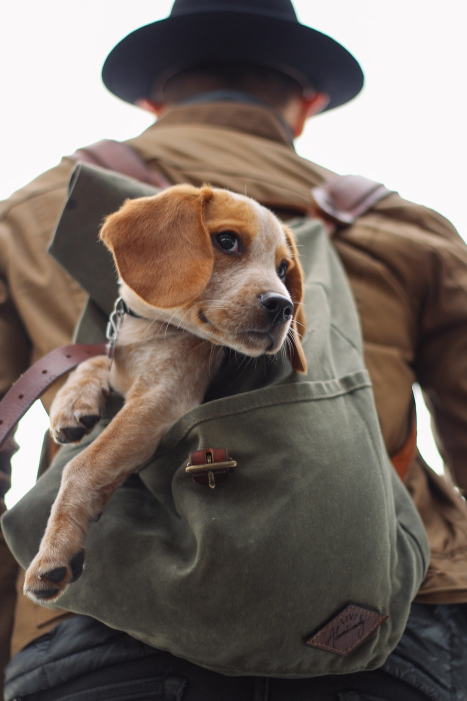
#> input picture 03-ImageProcessing/DATA/dog_backpack.jpg, 934 x 1401 px, given in place of dog_backpack.png, which was not available (shown at 1/2 size)
$ jupyter execute 03b-Blending.ipynb   (shell and % lines are left out)   (text cells are left out)
#> lines starting #> are read from the running program, lines starting #| are printed output that depends on the picture; pictures that were not available may be replaced by others from this repository, and a replacement may not be noted
[cell 1]
import cv2
import matplotlib.pyplot as plt

img1 = cv2.imread('./DATA/dog_backpack.png')
#> img1 is the input picture: shape (1401, 934, 3); mean B, G, R 99.5, 106.7, 118.1
img2 = cv2.imread('./DATA/watermark_no_copy.png')
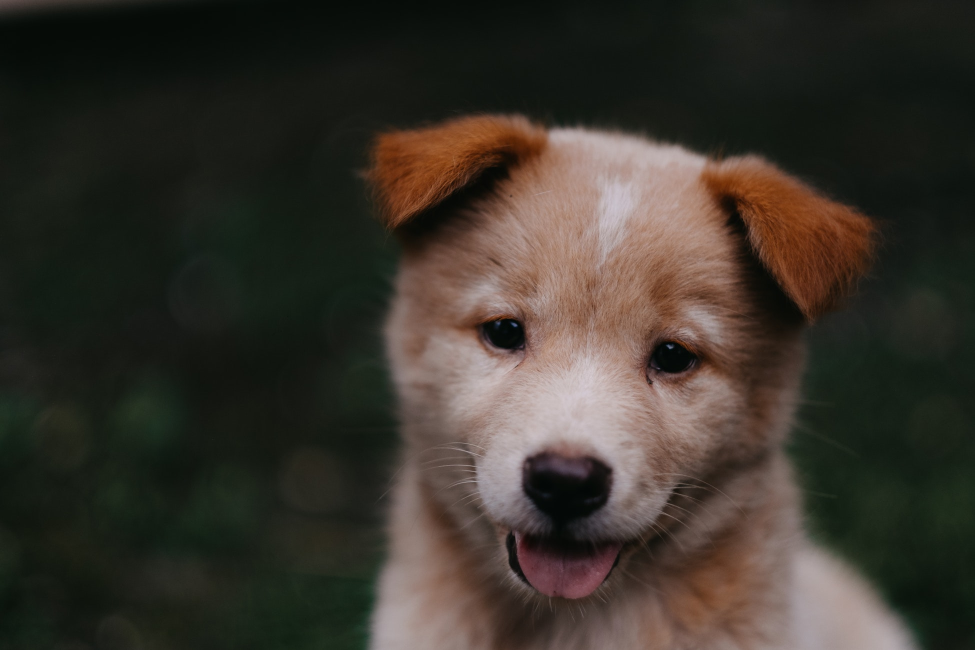
#> input picture 03-ImageProcessing/DATA/00-puppy.jpg, 1950 x 1300 px, given in place of watermark_no_copy.png, which was not available (shown at 1/2 size)
#> img2 is the input picture: shape (1300, 1950, 3); mean B, G, R 43.8, 51.8, 57.3

print(img1.shape)
#| (1401, 934, 3)
print(img2.shape)
#| (1300, 1950, 3)

img1 = cv2.cvtColor(img1, cv2.COLOR_BGR2RGB)
img2 = cv2.cvtColor(img2, cv2.COLOR_BGR2RGB)

[cell 2]
plt.imshow(img1)

[cell 3]
plt.imshow(img2)

[cell 4]
img1 =cv2.resize(img1,(1200,1200))
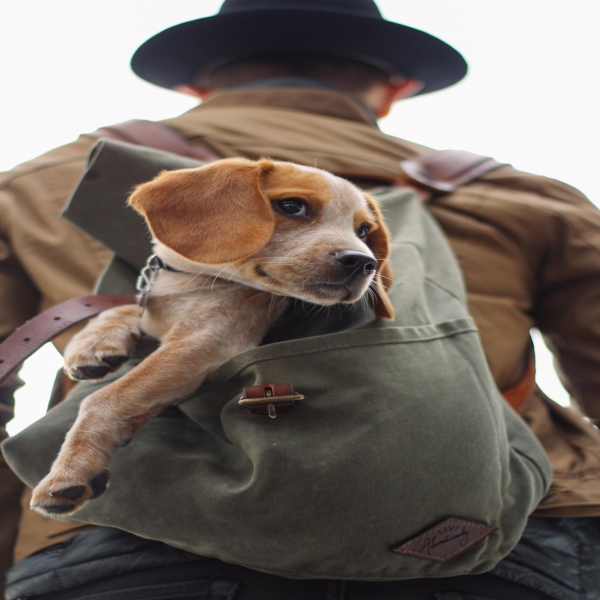
#> img1: shape (1200, 1200, 3) (shown at 1/2 size); mean R, G, B 118, 106.6, 99.4
img2 =cv2.resize(img2,(1200,1200))
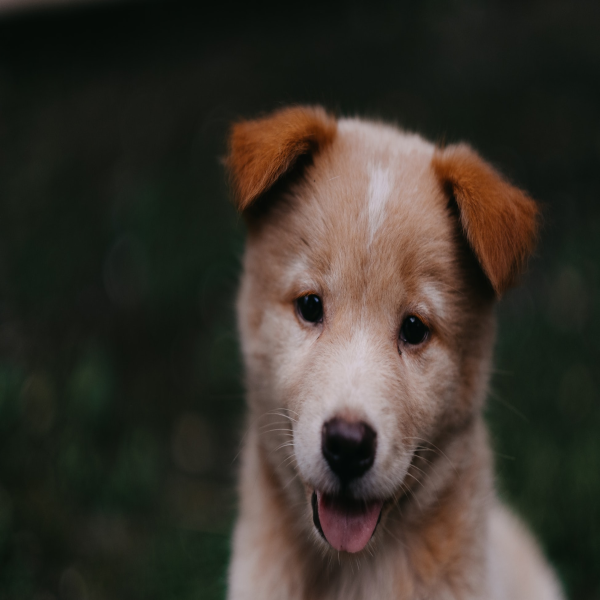
#> img2: shape (1200, 1200, 3) (shown at 1/2 size); mean R, G, B 57.2, 51.8, 43.7

# 𝑖𝑚𝑔1x𝛼 + 𝑖𝑚𝑔2x𝛽 + 𝛾
blended = cv2.addWeighted(src1=img1,alpha=0.7,src2=img2,beta=0.3,gamma=0)
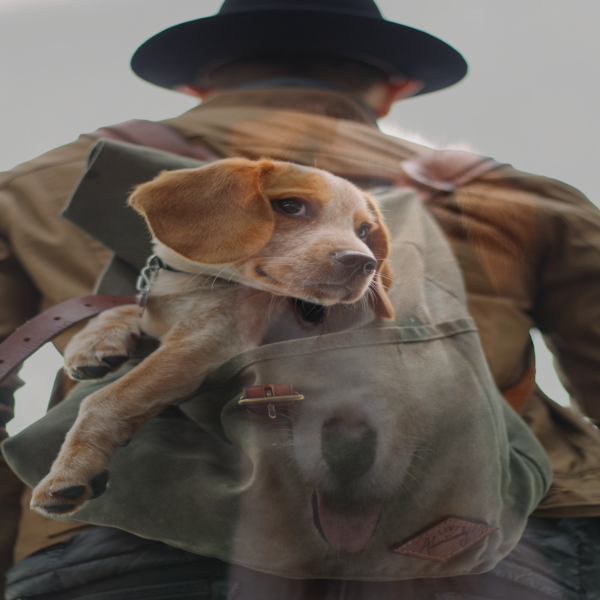
#> blended: shape (1200, 1200, 3) (shown at 1/2 size); mean R, G, B 99.7, 90.1, 82.7
plt.imshow(blended)

[cell 5]
# Load two images
img1 = cv2.imread('./DATA/dog_backpack.png')
img2 = cv2.imread('./DATA/watermark_no_copy.png')
img2 =cv2.resize(img2,(600,600))
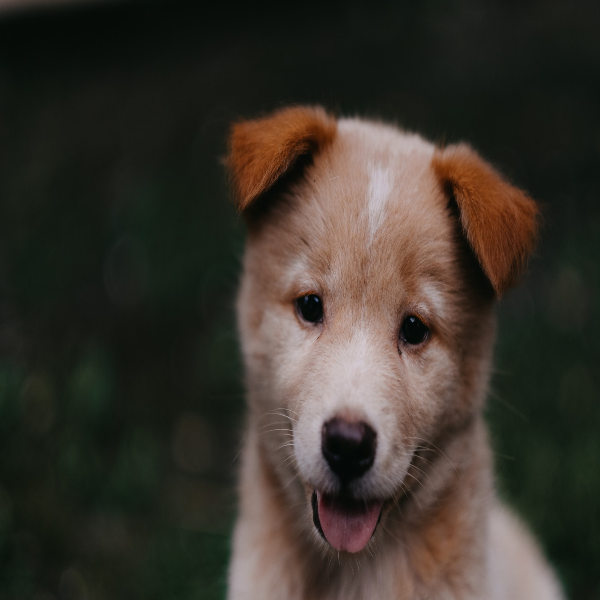
#> img2: shape (600, 600, 3); mean B, G, R 43.7, 51.8, 57.2

img1 = cv2.cvtColor(img1, cv2.COLOR_BGR2RGB)
img2 = cv2.cvtColor(img2, cv2.COLOR_BGR2RGB)

large_img = img1
small_img = img2

[cell 6]
print(large_img.shape)
#| (1401, 934, 3)
print(small_img.shape)
#| (600, 600, 3)

[cell 7]
x_offset=0
y_offset=0

[cell 8]
large_img[y_offset:y_offset+small_img.shape[0], x_offset:x_offset+small_img.shape[1]] = small_img
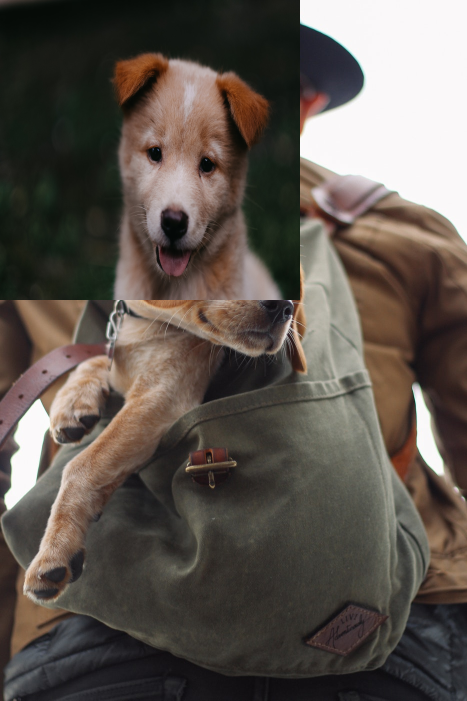
#> large_img: shape (1401, 934, 3) (shown at 1/2 size); mean R, G, B 93.7, 85.6, 78.7
